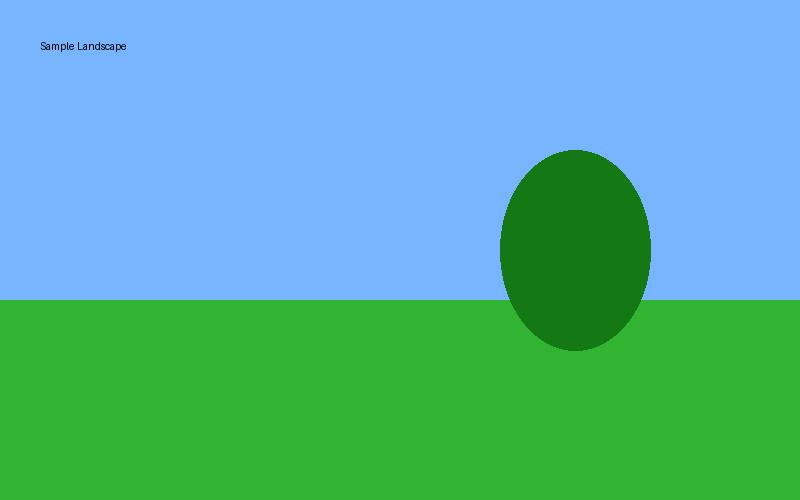
#> input picture sample.jpg, 800 x 500 px
$ python '12. 270 Degree Rotation.py'
#> lines starting #> are read from the running program, lines starting #| are printed output that depends on the picture
import cv2

image = cv2.imread("sample.jpg")
#> image is the input picture: shape (500, 800, 3); mean B, G, R 161.3, 176, 87.4

rotated = cv2.rotate(image, cv2.ROTATE_90_COUNTERCLOCKWISE)
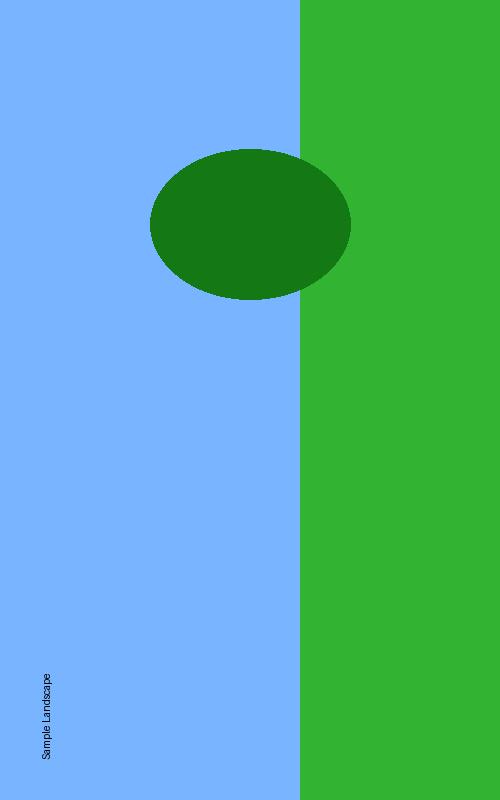
#> rotated: shape (800, 500, 3); mean B, G, R 161.3, 176, 87.4

cv2.imshow("Rotated", rotated)

cv2.waitKey(0)
cv2.destroyAllWindows()
